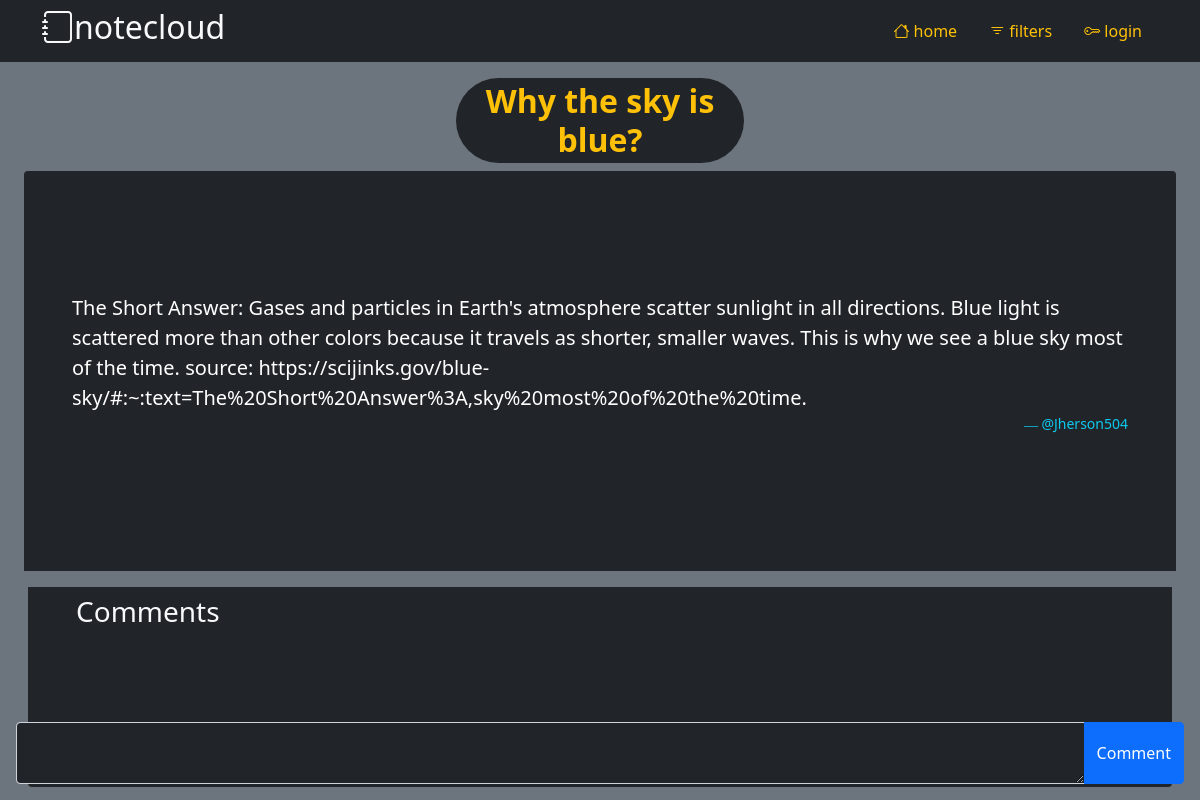
The app's page /view-post/1/, older data.
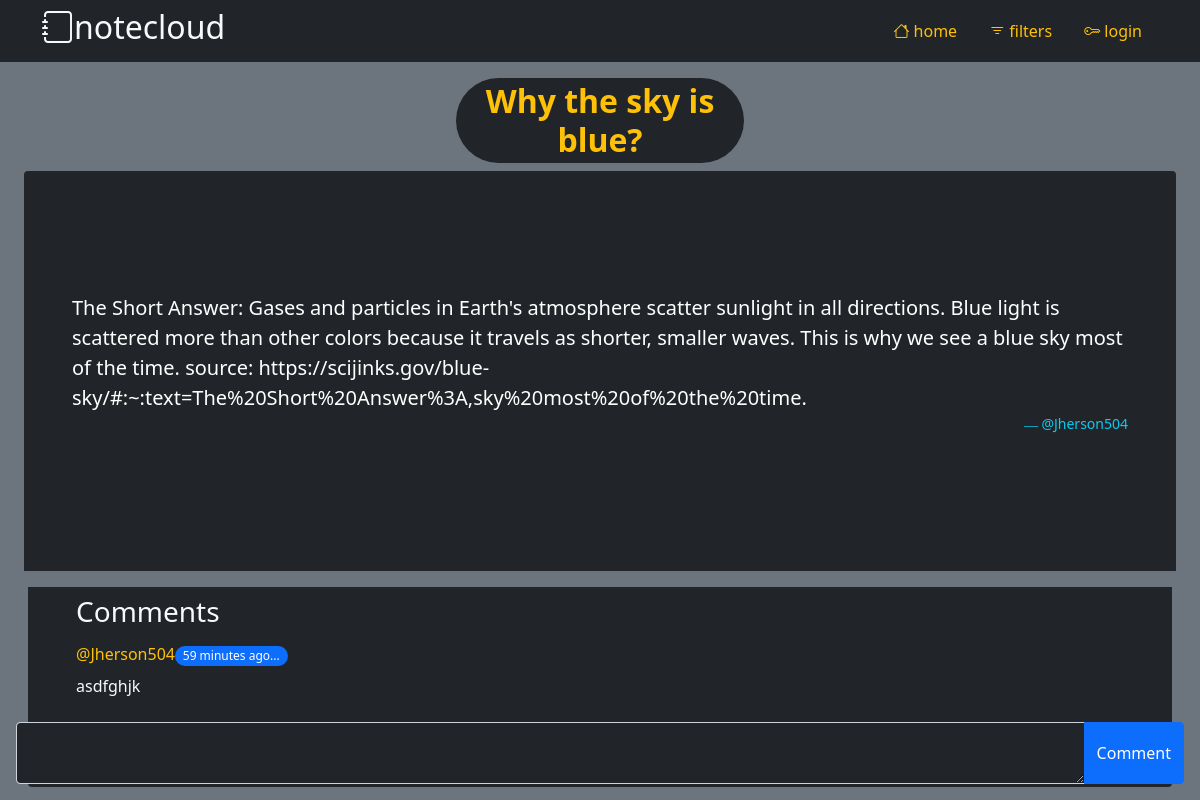
The same page, newer data.
### base/models.py (models this page shows, shortened)
class Comment(models.Model):
    owner = models.ForeignKey(User, on_delete=models.SET_NULL, null=True)
    post = models.ForeignKey(Post, on_delete=models.CASCADE, null=True)
    content = models.TextField()
    created = models.DateTimeField(auto_now_add=True)
    updated = models.DateTimeField(auto_now=True)
    class Meta:
        ordering = ['-created']

### base/views.py (the view)
# urls.py: path('view-post/<str:pk>/', views.view_post, name='view-post'),
def view_post(request, pk):
    post = Post.objects.get(id=pk)
    if request.method == 'POST':
        form = request.POST
        comment = form.get('comment-input')
        if comment:
            Comment.objects.create(
                content=comment, owner=request.user, post=post).save()
    comments = Comment.objects.filter(post=post)
    context = {
        'comments': comments,
        'post': post
    }
    return render(request, 'base/post-view.html', context)

### base/templates/base/post-view.html (shortened to what this page needs)
{% extends 'base/main.html' %}
{% load static %}
{% block content %}
<link rel="stylesheet" href="{% static 'styles/post-view.css' %}">
<div class="container-fluid">
    <main id="view-body" class="container-fluid pt-3 text-white d-flex flex-column align-items-center">
        <div class="header  w-25">
            <h2 class="text-center rounded-pill bg-dark text-warning fw-bold py-1">{{post.title}}</h2>
        </div>
        <div id="content-section" class="bg-dark rounded-top overflow-auto">
            <div class="bg-dark rounded px-5">
                <p class="lead">{{post.content}}</p>
                <a href="#" class="text-decoration-none">
                    <p class="blockquote-footer bi-person text-info text-end">@{{post.owner.username}}</p>
                </a>
            </div>
        </div>
    </main>
    <section id="comments-section" class="mx-3 d-flex flex-column mt-3 bg-dark px-5 py-2 rounded-bottom overflow-auto">
        <h3 class="text-light">Comments</h3>
        {% for comment in comments %}
        <div class="my-2">
            <p class="h6 text-warning">@{{ comment.owner.username }}<span
                    class="small fw-light badge bg-primary rounded-pill">{{ comment.created|timesince }} ago...</span>
            </p>
            <p class="fw-light text-light">{{ comment.content }}</p>
        </div>
        {% endfor %}
    </section>
</div>
<aside id="comment-section" class="container-fluid p-3">
    <form method="post" action="">
        <div class="input-group">
            <textarea id="comment-input" name="comment-input" class="form-control text-white bg-dark"></textarea>
            <button for="comment-input" type="submit" class="btn btn-primary">Comment</button>
        </div>
    </form>
</aside>
{% endblock content %}

Row changes from the older to the newer data that the page shows:
added Comment: owner.username "Jherson504", created "59 minutes", content "asdfghjk"
